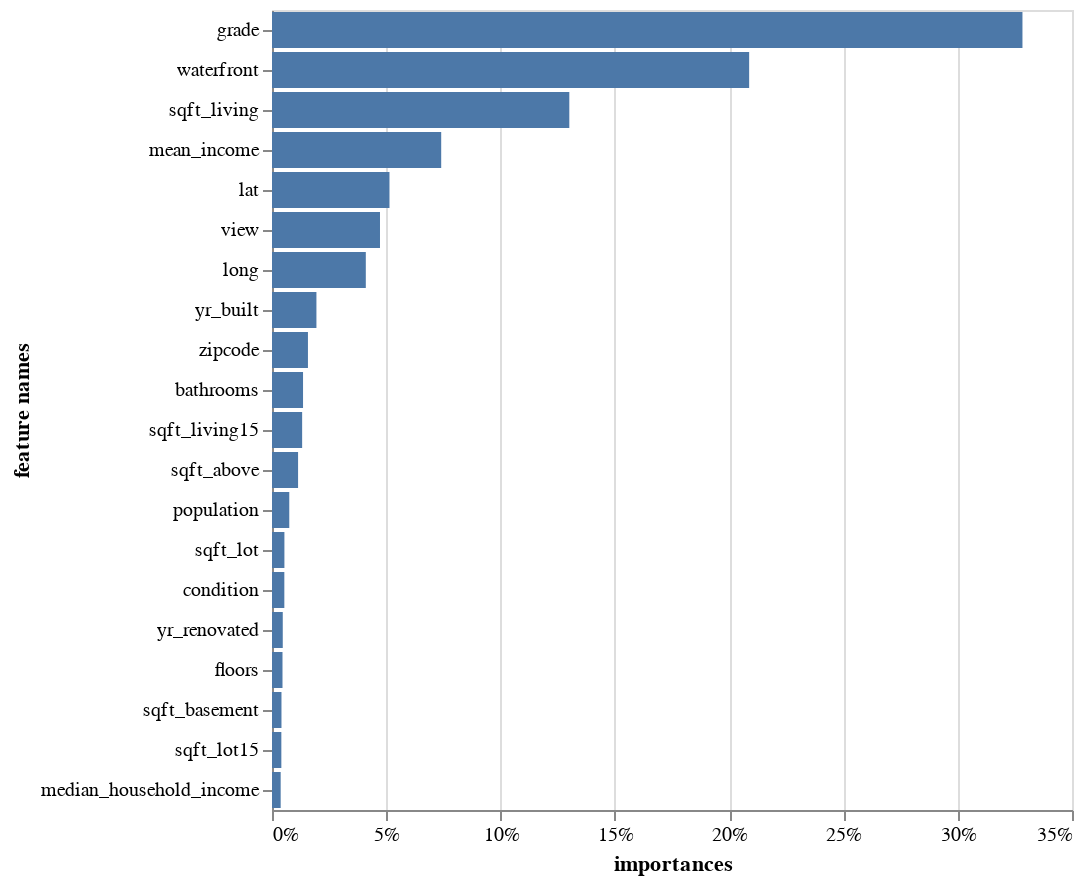

Notebook code for this chart:
### Code cell
import altair as alt

feat_imports['percents'] = round((feat_imports.importances * 100).astype(float),2)
alt.Chart(feat_imports.head(20)).mark_bar().encode(
    alt.X("importances", axis=alt.Axis(format='%')),
    alt.Y('feature names',sort='-x'),
    tooltip=('percents'))

### Figure 1 — Vega-Lite specification as saved in the notebook (floating-point values rounded to 4 significant figures)
{"config": {"view": {"continuousWidth": 400, "continuousHeight": 300}}, "data": {"name": "data-8ffe02c27d30e3d16d5fd0b87b89ea66"}, "mark": "bar", "encoding": {"tooltip": {"field": "percents", "type": "quantitative"}, "x": {"axis": {"format": "%"}, "field": "importances", "type": "quantitative"}, "y": {"field": "feature names", "sort": "-x", "type": "nominal"}}, "$schema": "https://vega.github.io/schema/vega-lite/v4.17.0.json", "datasets": {"data-8ffe02c27d30e3d16d5fd0b87b89ea66": [{"feature names": "grade", "importances": 0.3283, "percents": 32.83}, {"feature names": "waterfront", "importances": 0.2088, "percents": 20.88}, {"feature names": "sqft_living", "importances": 0.1301, "percents": 13.01}, {"feature names": "mean_income", "importances": 0.07403, "percents": 7.4}, {"feature names": "lat", "importances": 0.0514, "percents": 5.14}, {"feature names": "view", "importances": 0.04725, "percents": 4.72}, {"feature names": "long", "importances": 0.04104, "percents": 4.1}, {"feature names": "yr_built", "importances": 0.01944, "percents": 1.94}, {"feature names": "zipcode", "importances": 0.01573, "percents": 1.57}, {"feature names": "bathrooms", "importances": 0.01358, "percents": 1.36}, {"feature names": "sqft_living15", "importances": 0.01319, "percents": 1.32}, {"feature names": "sqft_above", "importances": 0.01141, "percents": 1.14}, {"feature names": "population", "importances": 0.007556, "percents": 0.76}, {"feature names": "sqft_lot", "importances": 0.005428, "percents": 0.54}, {"feature names": "condition", "importances": 0.005397, "percents": 0.54}, {"feature names": "yr_renovated", "importances": 0.004709, "percents": 0.47}, {"feature names": "floors", "importances": 0.004591, "percents": 0.46}, {"feature names": "sqft_basement", "importances": 0.004145, "percents": 0.41}, {"feature names": "sqft_lot15", "importances": 0.00409, "percents": 0.41}, {"feature names": "median_household_income", "importances": 0.003796, "percents": 0.38}]}}
